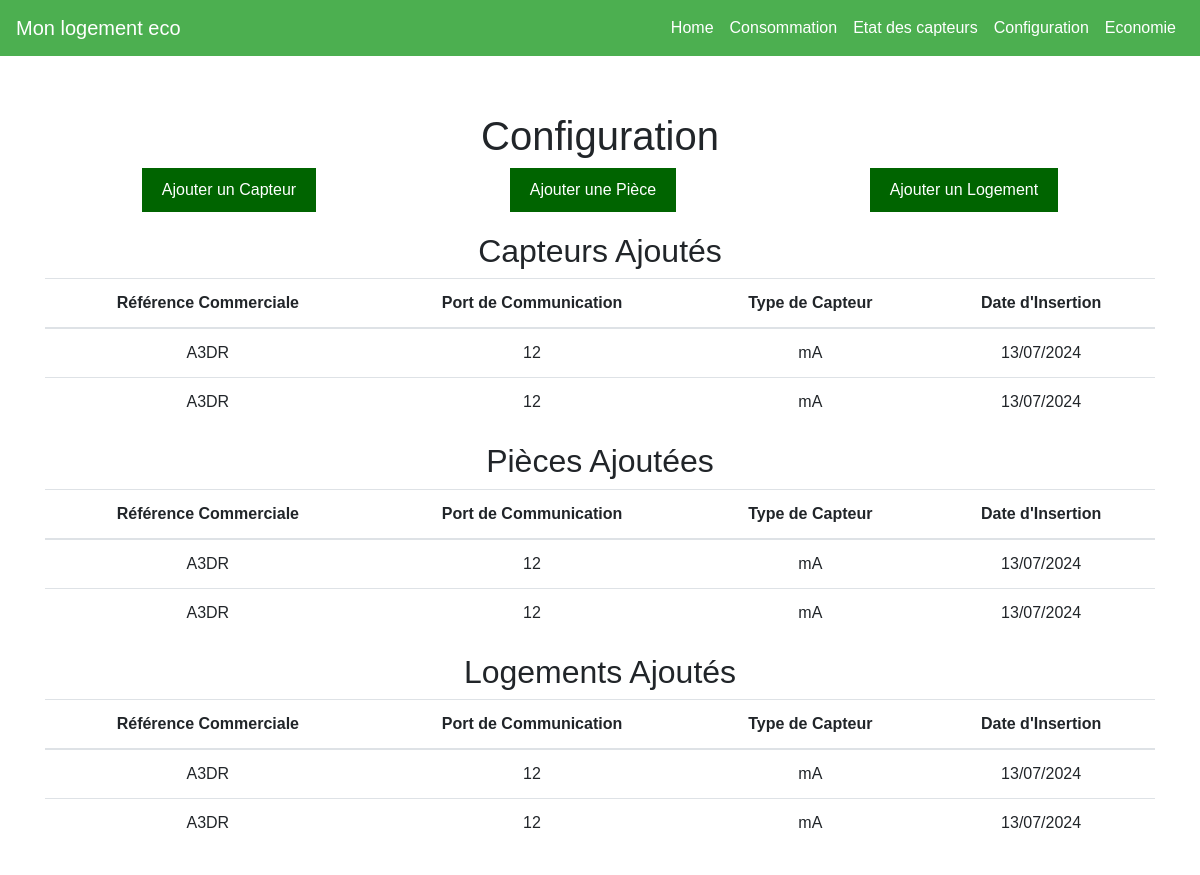
Before: /config with the older database file.
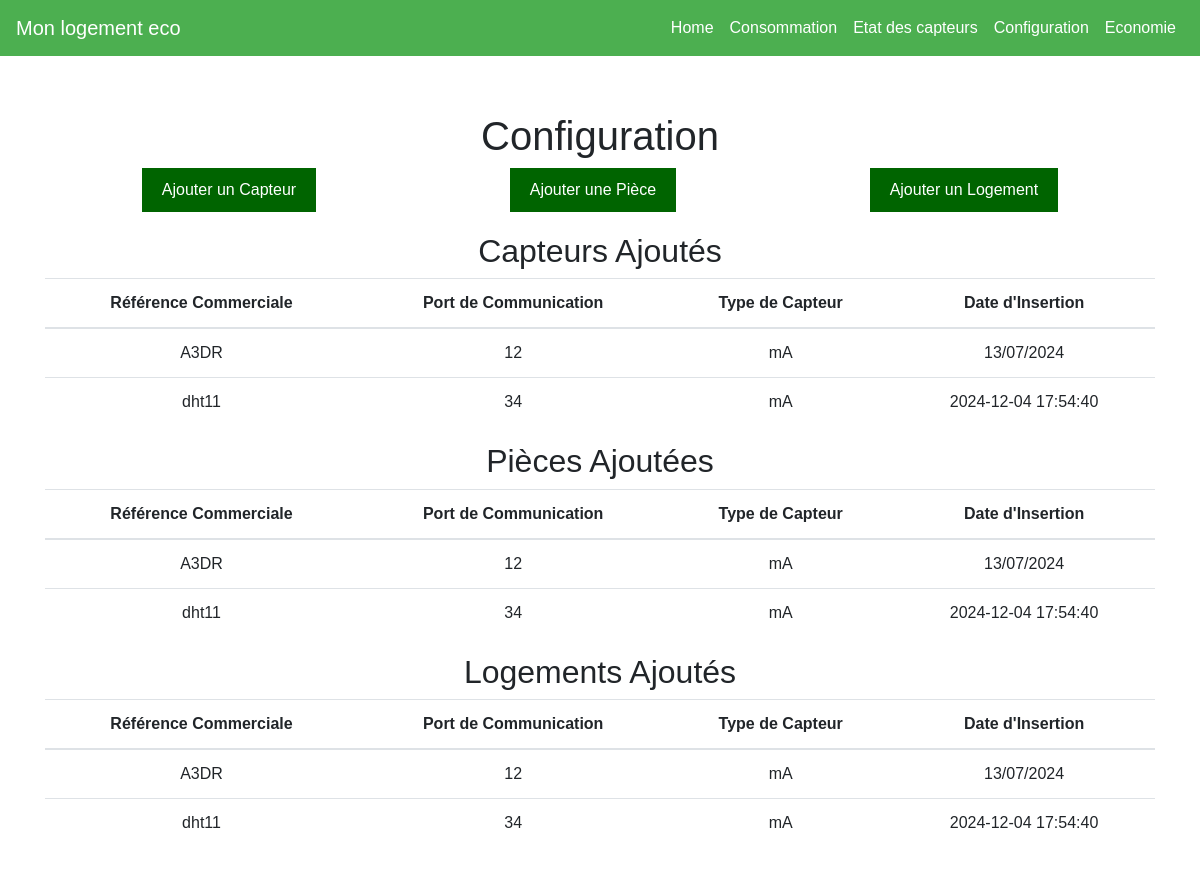
After: the same page with the newer database file.
### tables this page shows
CREATE TABLE Capteur (
    id_capteur INTEGER PRIMARY KEY AUTOINCREMENT,   
    ref_commerciale TEXT,
    port_communication TEXT,
    date_insert TEXT,
    id_piece INTEGER,                             
    -- FOREIGN KEY (id_piece) REFERENCES Piece(id_piece),  
    id_type INTEGER,                             
    FOREIGN KEY (id_type) REFERENCES Type_capteur(id_type)  
);

CREATE TABLE Type_capteur (
    id_type INTEGER PRIMARY KEY AUTOINCREMENT, 
    unite_mesure TEXT
);

### serveur_remplissage.py (the view)
@app.get("/config", response_class=HTMLResponse)
async def read_config(request: Request):
    capteurs = get_capteurs()
    logements = get_logements()
    return templates.TemplateResponse("config.html", {"request": request, "capteurs": capteurs, "logements": logements})

### templates/config.html (shortened to what this page needs)
{% extends "base.html" %}
{% block content %}
<h1>Configuration</h1>
<div class="menu">
    <button class="menu-button" onclick="showForm('capteurForm')">Ajouter un Capteur</button>
    <button class="menu-button" onclick="showForm('pieceForm')">Ajouter une Pièce</button>
    <button class="menu-button" onclick="showForm('logementForm')">Ajouter un Logement</button>
</div>
<h2>Capteurs Ajoutés</h2>
<table class="table">
    <thead>
        <tr>
            <th>Référence Commerciale</th>
            <th>Port de Communication</th>
            <th>Type de Capteur</th>
            <th>Date d'Insertion</th>
        </tr>
    </thead>
    <tbody>
        {% for capteur in capteurs %}
        <tr>
            <td>{{ capteur.ref_commerciale }}</td>
            <td>{{ capteur.port_communication }}</td>
            <td>{{ capteur.unite_mesure }}</td>
            <td>{{ capteur.date_insert }}</td>
        </tr>
        {% endfor %}
    </tbody>
</table>
<h2>Pièces Ajoutées</h2>
<table class="table">
    <thead>
        <tr>
            <th>Référence Commerciale</th>
            <th>Port de Communication</th>
            <th>Type de Capteur</th>
            <th>Date d'Insertion</th>
        </tr>
    </thead>
    <tbody>
        {% for capteur in capteurs %}
        <tr>
            <td>{{ capteur.ref_commerciale }}</td>
            <td>{{ capteur.port_communication }}</td>
            <td>{{ capteur.unite_mesure }}</td>
            <td>{{ capteur.date_insert }}</td>
        </tr>
        {% endfor %}
    </tbody>
</table>
<h2>Logements Ajoutés</h2>
<table class="table">
    <thead>
        <tr>
            <th>Référence Commerciale</th>
            <th>Port de Communication</th>
            <th>Type de Capteur</th>
            <th>Date d'Insertion</th>
        </tr>
    </thead>
    <tbody>
        {% for capteur in capteurs %}
        <tr>
            <td>{{ capteur.ref_commerciale }}</td>
            <td>{{ capteur.port_communication }}</td>
            <td>{{ capteur.unite_mesure }}</td>
            <td>{{ capteur.date_insert }}</td>
        </tr>
        {% endfor %}
    </tbody>
</table>
{% endblock %}

### templates/base.html (shortened to what this page needs)
<!DOCTYPE html>
<html lang="en">
<head>
    <link rel="stylesheet" href="https://stackpath.bootstrapcdn.com/bootstrap/4.5.2/css/bootstrap.min.css">
    <link rel="stylesheet" href="/static/css/styles.css">
</head>
<body>
    <header>
        <nav class="navbar navbar-expand-lg custom-navbar">
            <a class="navbar-brand" href="/">Mon logement eco</a>
            <div class="collapse navbar-collapse" id="navbarNav">
                <ul class="navbar-nav ml-auto">
                    <li class="nav-item"><a class="nav-link" href="/">Home</a></li>
                    <li class="nav-item"><a class="nav-link" href="/consommation">Consommation</a></li>
                    <li class="nav-item"><a class="nav-link" href="/etatcapteur">Etat des capteurs</a></li>
                    <li class="nav-item"><a class="nav-link" href="/config">Configuration</a></li>
                    <li class="nav-item"><a class="nav-link" href="/economie">Economie</a></li>
                </ul>
            </div>
        </nav>
    </header>
    <main class="container mt-4">
        {% block content %}{% endblock %}
    </main>
</body>
</html>

### static/css/styles.css (style rules this page uses)
body { font-family: Arial, sans-serif; margin: 0; padding: 0; }
header { margin-bottom: 20px; }
main { padding: 2em; text-align: center; }
.custom-navbar { background-color: #4CAF50; }
.custom-navbar .nav-link { color: white; }
.custom-navbar .navbar-brand { color: white; }

### templates/config.html (style rules this page uses)
.menu { display: flex; justify-content: space-around; margin-bottom: 20px; }
.menu-button { background-color: #006400; color: white; border: none; padding: 10px 20px; font-size: 16px; cursor: pointer; transition: box-shadow 0.3s ease; }

Changed rows visible on the page:
removed Capteur: ref_commerciale "A3DR", port_communication "12", unite_mesure "mA", date_insert "13/07/2024"
added Capteur: ref_commerciale "dht11", port_communication "34", unite_mesure "mA", date_insert "2024-12-04 17:54:40"
